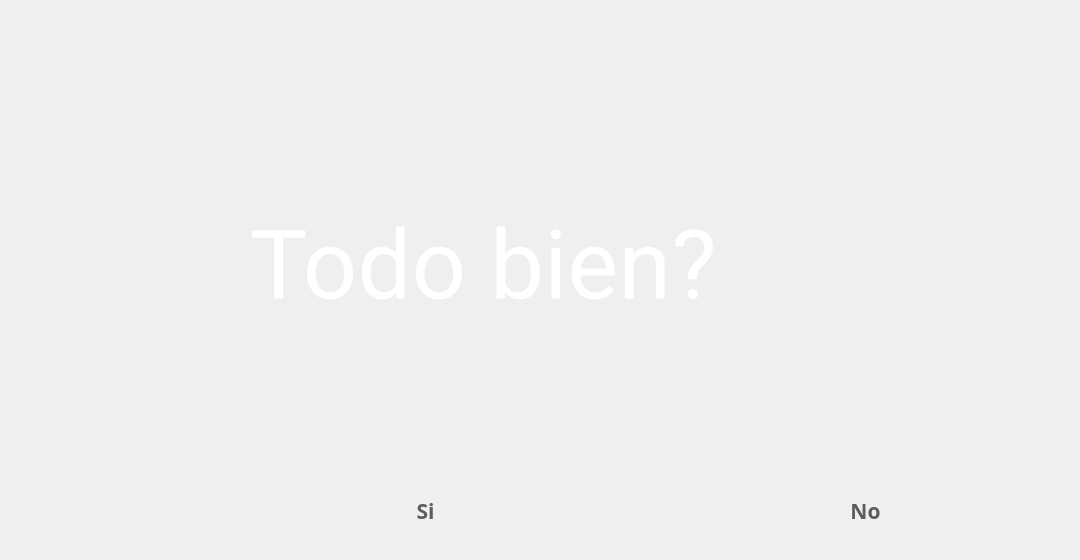
   <widget class="QWidget" name="page_5">
    <widget class="QLabel" name="ltime_69">
     <property name="geometry">
      <rect>
       <x>250</x>
       <y>170</y>
       <width>611</width>
       <height>191</height>
      </rect>
     </property>
     <property name="font">
      <font>
       <family>Roboto</family>
       <pointsize>72</pointsize>
       <weight>50</weight>
       <italic>false</italic>
       <bold>false</bold>
      </font>
     </property>
     <property name="styleSheet">
      <string notr="true">background-color:transparent;
color:rgb(255, 255, 255);

</string>
     </property>
     <property name="text">
      <string>Todo bien?</string>
     </property>
    </widget>
    <widget class="QPushButton" name="bsi">
     <property name="geometry">
      <rect>
       <x>220</x>
       <y>470</y>
       <width>411</width>
       <height>81</height>
      </rect>
     </property>
     <property name="font">
      <font>
       <family>Ubuntu Mono</family>
       <pointsize>16</pointsize>
       <weight>75</weight>
       <italic>false</italic>
       <bold>true</bold>
       <underline>false</underline>
      </font>
     </property>
     <property name="toolTip">
      <string>Ayuda</string>
     </property>
     <property name="whatsThis">
      <string extracomment="help"/>
     </property>
     <property name="styleSheet">
      <string notr="true">background-color:rgb(240, 240, 240);
color:rgb(93, 93, 93);
border-radius:40%</string>
     </property>
     <property name="text">
      <string>Si</string>
     </property>
     <property name="icon">
      <iconset>
       <normaloff>../../../../../../cajsSATELITE/eum/app/cajeroF/iconos/fl.png</normaloff>../../../../../../cajsSATELITE/eum/app/cajeroF/iconos/fl.png</iconset>
     </property>
     <property name="iconSize">
      <size>
       <width>40</width>
       <height>40</height>
      </size>
     </property>
     <property name="toolTipDuration" stdset="0">
      <number>3</number>
     </property>
    </widget>
    <widget class="QPushButton" name="bno">
     <property name="geometry">
      <rect>
       <x>660</x>
       <y>470</y>
       <width>411</width>
       <height>81</height>
      </rect>
     </property>
     <property name="font">
      <font>
       <family>Ubuntu Mono</family>
       <pointsize>16</pointsize>
       <weight>75</weight>
       <italic>false</italic>
       <bold>true</bold>
       <underline>false</underline>
      </font>
     </property>
     <property name="toolTip">
      <string>Ayuda</string>
     </property>
     <property name="whatsThis">
      <string extracomment="help"/>
     </property>
     <property name="styleSheet">
      <string notr="true">background-color:rgb(240, 240, 240);
color:rgb(93, 93, 93);
border-radius:40%</string>
     </property>
     <property name="text">
      <string>No</string>
     </property>
     <property name="icon">
      <iconset>
       <normaloff>../../../../../../cajsSATELITE/eum/app/cajeroF/iconos/fl.png</normaloff>../../../../../../cajsSATELITE/eum/app/cajeroF/iconos/fl.png</iconset>
     </property>
     <property name="iconSize">
      <size>
       <width>40</width>
       <height>40</height>
      </size>
     </property>
     <property name="toolTipDuration" stdset="0">
      <number>3</number>
     </property>
    </widget>
   </widget>
